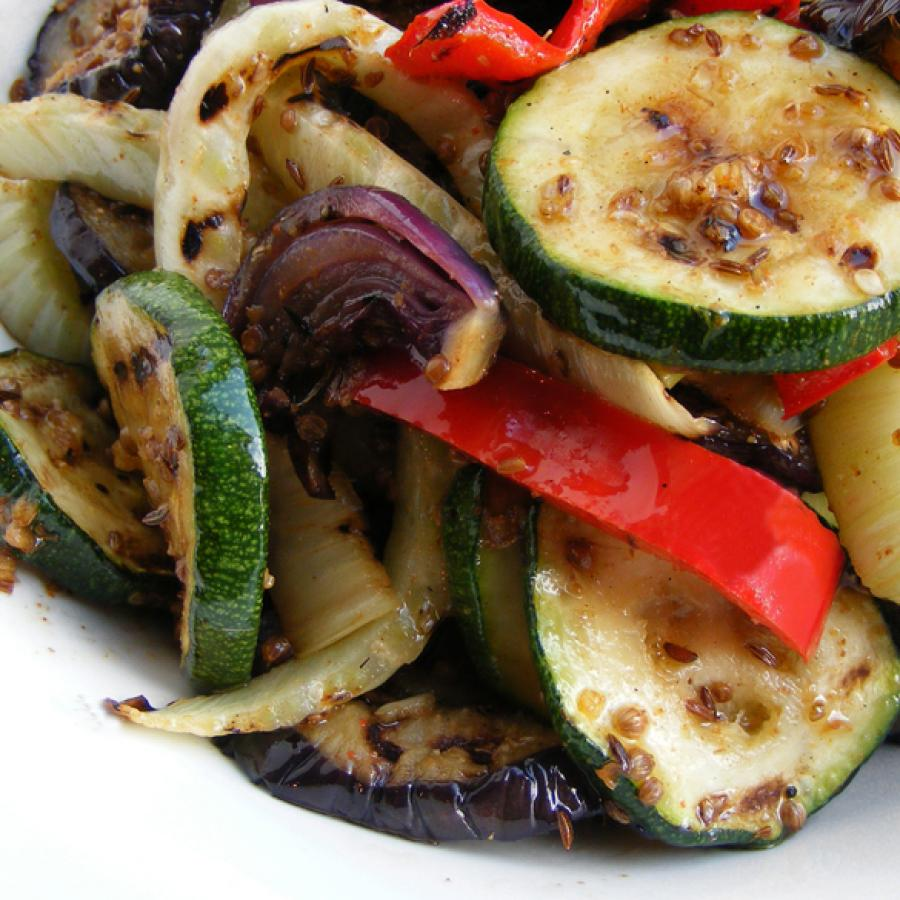
#> input picture arthur_marty/TP2-Convolutions/food.jpg, 900 x 900 px
$ python blurr.py
#> lines starting #> are read from the running program, lines starting #| are printed output that depends on the picture
import cv2
import numpy as np

def processImage(image):
#> called with image = 'food.jpg'
    image = cv2.imread(image)
#> image is the input picture: shape (900, 900, 3); mean B, G, R 80.7, 108.6, 136.9
    image = cv2.cvtColor(src=image, code=cv2.COLOR_BGR2GRAY)
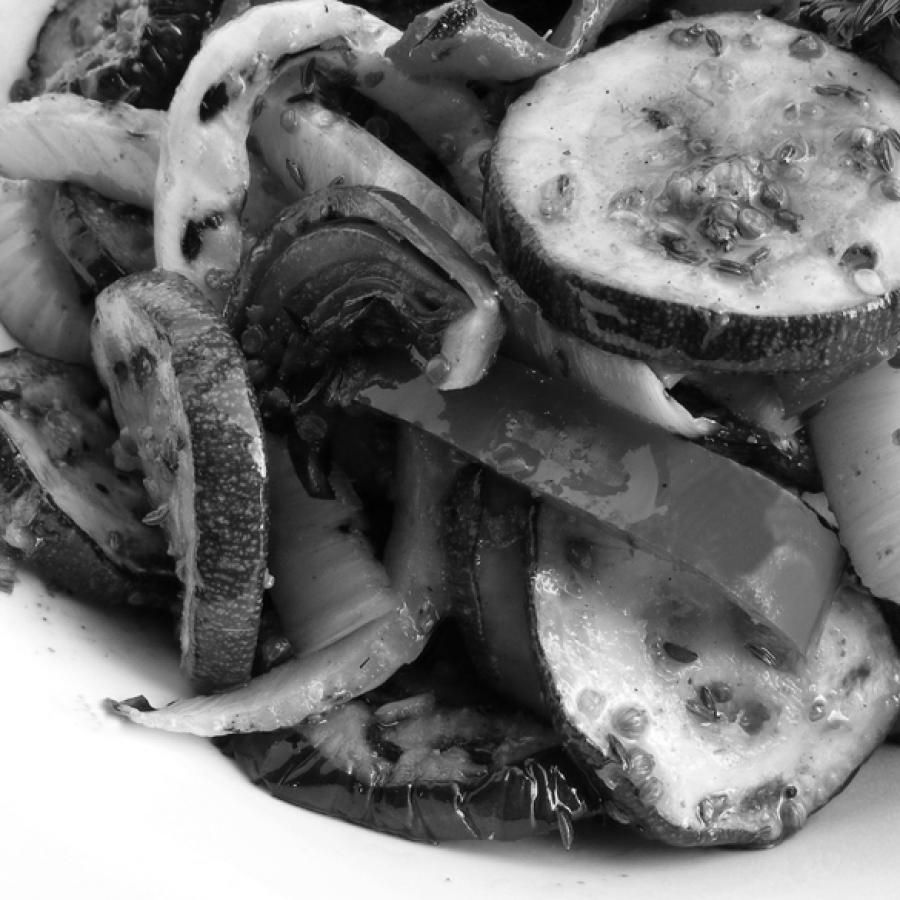
#> image: shape (900, 900); min 0, max 255, mean 113.9
    return image

def convolve2D(image, kernel, padding=0, strides=1):
    # Cross Correlation
#> called with kernel = array of shape (3, 3), padding = 2, strides = 1
    kernel = np.flipud(np.fliplr(kernel))

    # Gather Shapes of Kernel + Image + Padding
    xKernShape = kernel.shape[0]
    yKernShape = kernel.shape[1]
    xImgShape = image.shape[0]
#> xImgShape = 900
    yImgShape = image.shape[0]
#> yImgShape = 900

    # Shape of Output Convolution
    xOutput = int(((xImgShape - xKernShape + 2 * padding) / strides) + 1)
#> xOutput = 902
    yOutput = int(((yImgShape - yKernShape + 2 * padding) / strides) + 1)
#> yOutput = 902
    output = np.zeros((xOutput, yOutput))

    # Apply Equal Padding to All Sides
    if padding != 0:
        imagePadded = np.zeros((image.shape[0] + padding*2, image.shape[1] + padding*2))
        imagePadded[int(padding):int(-1 * padding), int(padding):int(-1 * padding)] = image
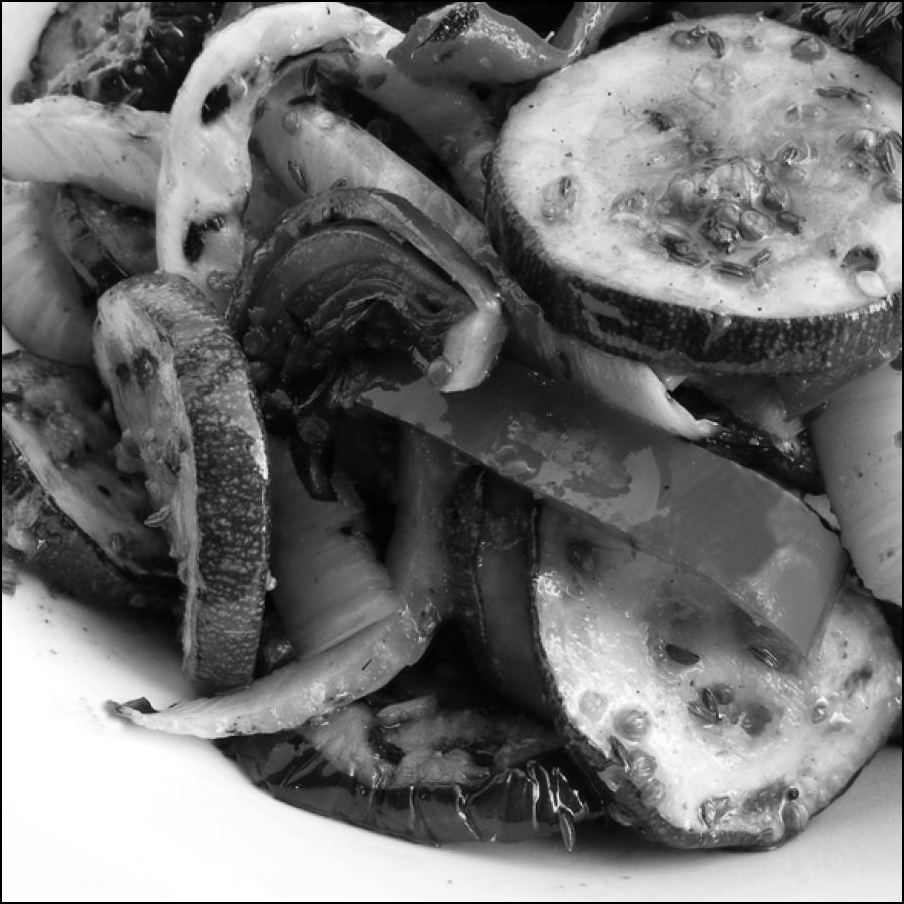
#> imagePadded: shape (904, 904) float64; min 0, max 255, mean 112.9
        print(imagePadded)
#> (printed output is left out)
    else:
        imagePadded = image

    # Iterate through image
    for y in range(image.shape[1]):
        # Exit Convolution
        if y > image.shape[1] - yKernShape:
            break
        # Only Convolve if y has gone down by the specified Strides
        if y % strides == 0:
            for x in range(image.shape[0]):
                # Go to next row once kernel is out of bounds
                if x > image.shape[0] - xKernShape:
                    break
                try:
                    # Only Convolve if x has moved by the specified Strides
                    if x % strides == 0:
                        output[x, y] = (kernel * imagePadded[x: x + xKernShape, y: y + yKernShape]).sum()
                except:
                    break
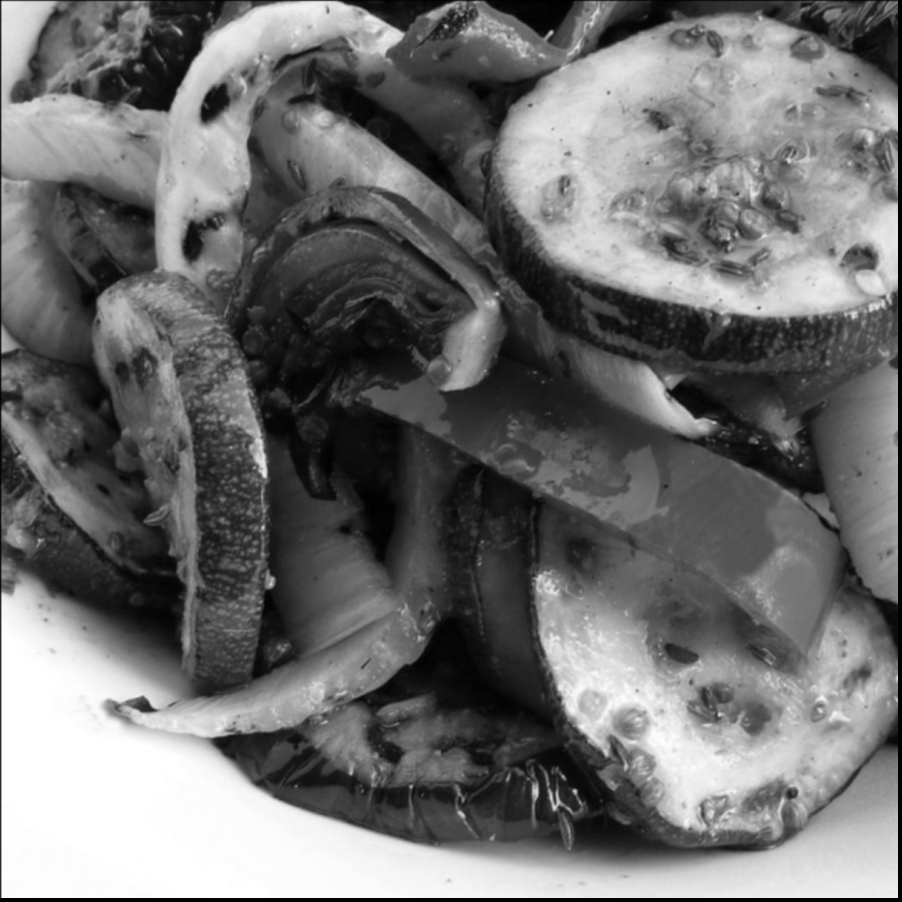
#> output: shape (902, 902) float64; min 0, max 765, mean 336.5; drawn with min black and max white

    return output

# Grayscale Image
image = processImage('food.jpg')

# Edge Detection Kernel
kernel = np.array(
    [
        [0, 0.5, 0.5],
        [0.5, 0.5, 0.5],
        [0, 0.5, 0]
    ]
)

# Convolve and Save Output
output = convolve2D(image, kernel, padding=2)
cv2.imwrite('2DConvolved.jpg', output)
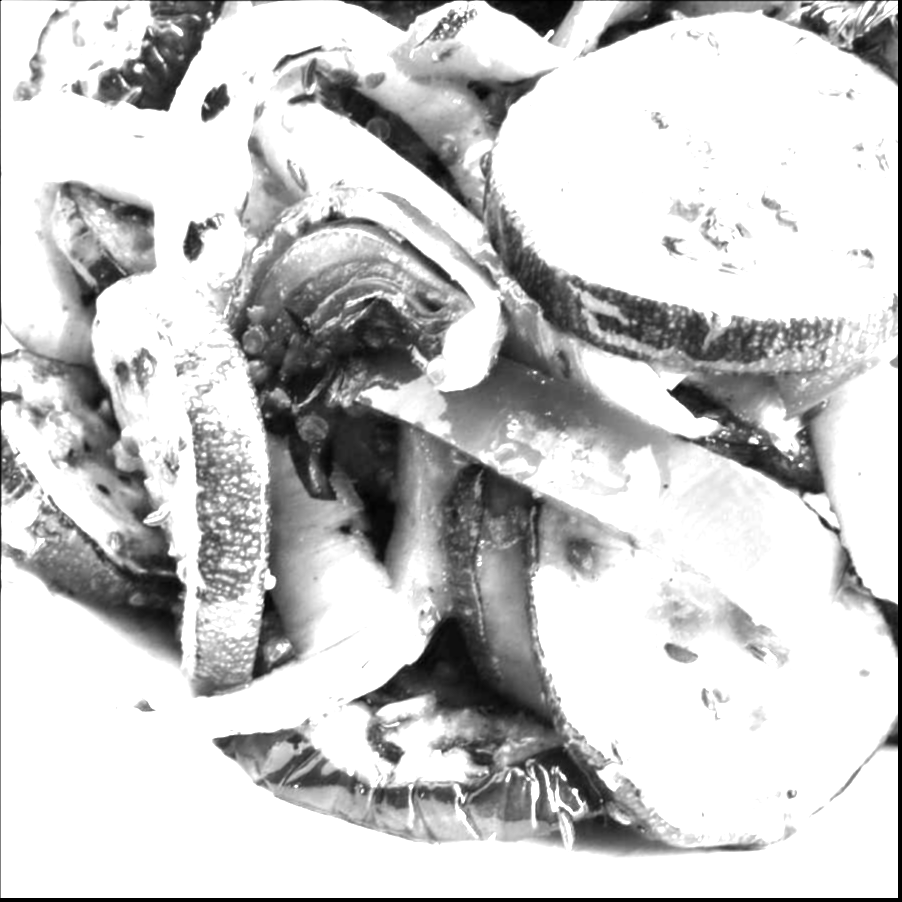
#> saved as 2DConvolved.jpg: shape (902, 902); min 0, max 255, mean 201.9
